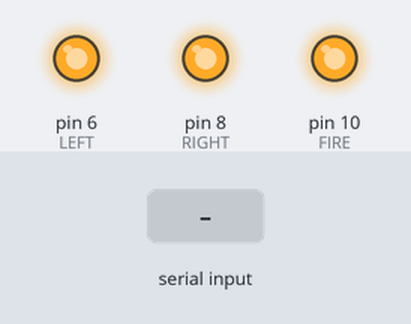
Bench run of a sketch on a simulated Arduino Uno, built with avr-gcc and run on an emulated ATmega328P. Parts: output pins drawn as LEDs (lit = HIGH). Inputs (shaded band) come from the test bench.

Above: at 1.2 s.
1.3 s: "L" received over Serial
At 1.8 s:
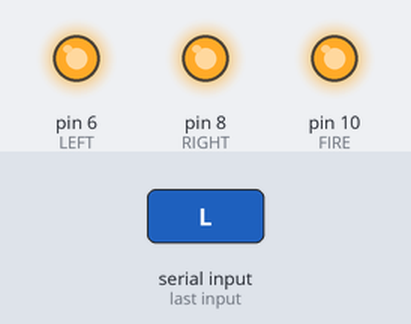
2.8 s: "R" received over Serial
At 4.0 s:
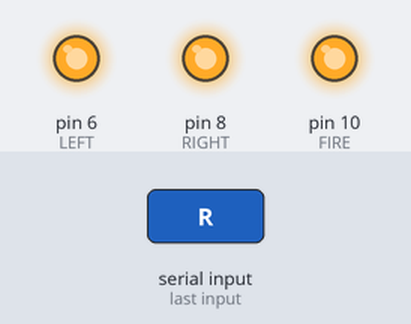
4.3 s: "F" received over Serial
At 5.8 s:
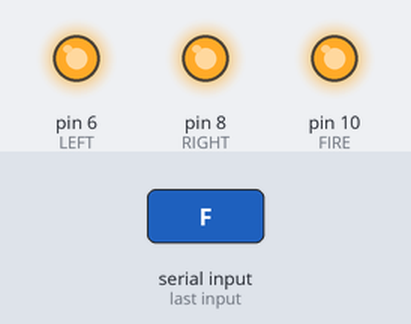
Timing chart, 0 to 7.3 s (numbered marks = the images above; inputs shaded):
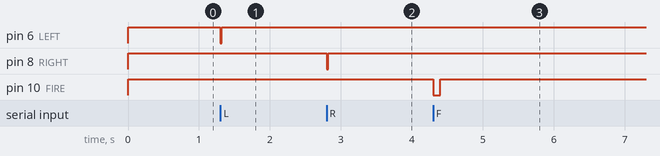

Measured:
- after the input at 1.3 s, pin 6 (LEFT): HIGH → LOW at once, → HIGH 0.02 s later
- after the input at 2.8 s, pin 8 (RIGHT): HIGH → LOW at once, → HIGH 0.02 s later
- after the input at 4.3 s, pin 10 (FIRE): HIGH → LOW at once, → HIGH 0.10 s later

The sketch:

controller.ino
```cpp
char data=0;
int LEFT = 6;
int RIGHT = 8;
int FIRE = 10;

void setup()
{
  Serial.begin(9600);
  pinMode(LEFT, OUTPUT);
  pinMode(RIGHT, OUTPUT);
  pinMode(FIRE, OUTPUT);
  digitalWrite(LEFT,HIGH);
  digitalWrite(RIGHT,HIGH);
  digitalWrite(FIRE,HIGH);
}

void loop()
{
  if(Serial.available() > 0)
  {
    data = Serial.read();
    if(data == 'L')
    {
        digitalWrite(LEFT,LOW);
        delay(20);
        digitalWrite(LEFT,HIGH);
    }
    if(data == 'R')
    {
        digitalWrite(RIGHT,LOW);
        delay(20);
        digitalWrite(RIGHT,HIGH);
    }
    if(data == 'F')
    {
        digitalWrite(FIRE,LOW);
        delay(100);
        digitalWrite(FIRE,HIGH);
    }
  }
}
```
